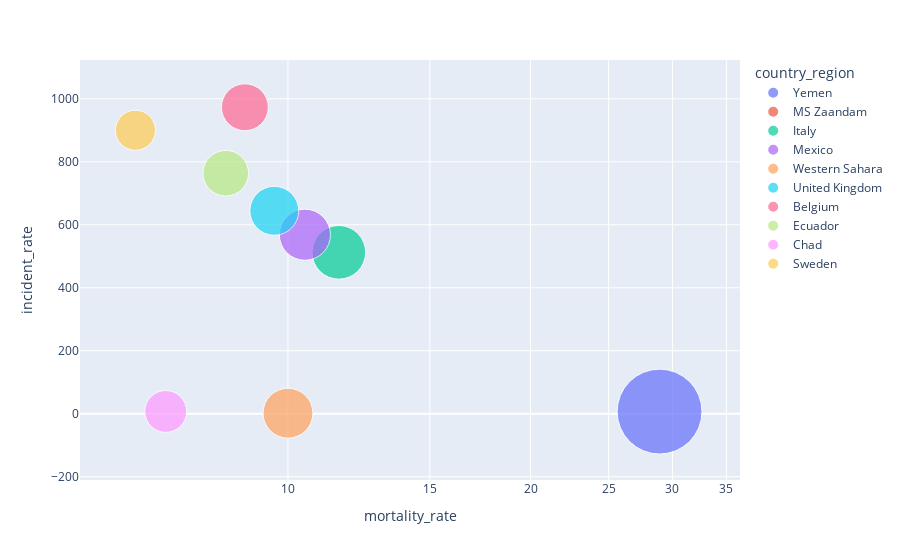

Here is the notebook cell this chart was saved with:
### Code cell
#Mortality Rate
top_10_mortality_rate = country_df.sort_values(by="mortality_rate", ascending=False).head(10)
fig = px.scatter(top_10_mortality_rate, 
                 x="mortality_rate", y="incident_rate",size="mortality_rate", color="country_region",
                 hover_name="country_region", log_x=True, size_max=60)
fig.show()

### Figure 1 — Plotly figure (JSON) as saved in the notebook; plotly's stock layout.template omitted (floating-point values rounded to 4 significant figures)
{"data": [{"hovertemplate": "<b>%{hovertext}</b><br><br>country_region=Yemen<br>mortality_rate=%{marker.size}<br>incident_rate=%{y}<extra></extra>", "hovertext": ["Yemen"], "legendgroup": "Yemen", "marker": {"color": "#636efa", "size": [28.92], "sizemode": "area", "sizeref": 0.008032, "symbol": "circle"}, "mode": "markers", "name": "Yemen", "orientation": "v", "showlegend": true, "type": "scatter", "x": [28.92], "xaxis": "x", "y": [6.806], "yaxis": "y"}, {"hovertemplate": "<b>%{hovertext}</b><br><br>country_region=MS Zaandam<br>mortality_rate=%{marker.size}<br>incident_rate=%{y}<extra></extra>", "hovertext": ["MS Zaandam"], "legendgroup": "MS Zaandam", "marker": {"color": "#EF553B", "size": [22.22], "sizemode": "area", "sizeref": 0.008032, "symbol": "circle"}, "mode": "markers", "name": "MS Zaandam", "orientation": "v", "showlegend": true, "type": "scatter", "x": [22.22], "xaxis": "x", "y": [null], "yaxis": "y"}, {"hovertemplate": "<b>%{hovertext}</b><br><br>country_region=Italy<br>mortality_rate=%{marker.size}<br>incident_rate=%{y}<extra></extra>", "hovertext": ["Italy"], "legendgroup": "Italy", "marker": {"color": "#00cc96", "size": [11.56], "sizemode": "area", "sizeref": 0.008032, "symbol": "circle"}, "mode": "markers", "name": "Italy", "orientation": "v", "showlegend": true, "type": "scatter", "x": [11.56], "xaxis": "x", "y": [512.5], "yaxis": "y"}, {"hovertemplate": "<b>%{hovertext}</b><br><br>country_region=Mexico<br>mortality_rate=%{marker.size}<br>incident_rate=%{y}<extra></extra>", "hovertext": ["Mexico"], "legendgroup": "Mexico", "marker": {"color": "#ab63fa", "size": [10.5], "sizemode": "area", "sizeref": 0.008032, "symbol": "circle"}, "mode": "markers", "name": "Mexico", "orientation": "v", "showlegend": true, "type": "scatter", "x": [10.5], "xaxis": "x", "y": [568.4], "yaxis": "y"}, {"hovertemplate": "<b>%{hovertext}</b><br><br>country_region=Western Sahara<br>mortality_rate=%{marker.size}<br>incident_rate=%{y}<extra></extra>", "hovertext": ["Western Sahara"], "legendgroup": "Western Sahara", "marker": {"color": "#FFA15A", "size": [10], "sizemode": "area", "sizeref": 0.008032, "symbol": "circle"}, "mode": "markers", "name": "Western Sahara", "orientation": "v", "showlegend": true, "type": "scatter", "x": [10], "xaxis": "x", "y": [1.674], "yaxis": "y"}, {"hovertemplate": "<b>%{hovertext}</b><br><br>country_region=United Kingdom<br>mortality_rate=%{marker.size}<br>incident_rate=%{y}<extra></extra>", "hovertext": ["United Kingdom"], "legendgroup": "United Kingdom", "marker": {"color": "#19d3f3", "size": [9.617], "sizemode": "area", "sizeref": 0.008032, "symbol": "circle"}, "mode": "markers", "name": "United Kingdom", "orientation": "v", "showlegend": true, "type": "scatter", "x": [9.617], "xaxis": "x", "y": [644.5], "yaxis": "y"}, {"hovertemplate": "<b>%{hovertext}</b><br><br>country_region=Belgium<br>mortality_rate=%{marker.size}<br>incident_rate=%{y}<extra></extra>", "hovertext": ["Belgium"], "legendgroup": "Belgium", "marker": {"color": "#FF6692", "size": [8.842], "sizemode": "area", "sizeref": 0.008032, "symbol": "circle"}, "mode": "markers", "name": "Belgium", "orientation": "v", "showlegend": true, "type": "scatter", "x": [8.842], "xaxis": "x", "y": [973.3], "yaxis": "y"}, {"hovertemplate": "<b>%{hovertext}</b><br><br>country_region=Ecuador<br>mortality_rate=%{marker.size}<br>incident_rate=%{y}<extra></extra>", "hovertext": ["Ecuador"], "legendgroup": "Ecuador", "marker": {"color": "#B6E880", "size": [8.371], "sizemode": "area", "sizeref": 0.008032, "symbol": "circle"}, "mode": "markers", "name": "Ecuador", "orientation": "v", "showlegend": true, "type": "scatter", "x": [8.371], "xaxis": "x", "y": [763.7], "yaxis": "y"}, {"hovertemplate": "<b>%{hovertext}</b><br><br>country_region=Chad<br>mortality_rate=%{marker.size}<br>incident_rate=%{y}<extra></extra>", "hovertext": ["Chad"], "legendgroup": "Chad", "marker": {"color": "#FF97FF", "size": [7.052], "sizemode": "area", "sizeref": 0.008032, "symbol": "circle"}, "mode": "markers", "name": "Chad", "orientation": "v", "showlegend": true, "type": "scatter", "x": [7.052], "xaxis": "x", "y": [7.166], "yaxis": "y"}, {"hovertemplate": "<b>%{hovertext}</b><br><br>country_region=Sweden<br>mortality_rate=%{marker.size}<br>incident_rate=%{y}<extra></extra>", "hovertext": ["Sweden"], "legendgroup": "Sweden", "marker": {"color": "#FECB52", "size": [6.467], "sizemode": "area", "sizeref": 0.008032, "symbol": "circle"}, "mode": "markers", "name": "Sweden", "orientation": "v", "showlegend": true, "type": "scatter", "x": [6.467], "xaxis": "x", "y": [900.3], "yaxis": "y"}], "layout": {"legend": {"itemsizing": "constant", "title": {"text": "country_region"}, "tracegroupgap": 0}, "margin": {"t": 60}, "xaxis": {"anchor": "y", "domain": [0, 1], "title": {"text": "mortality_rate"}, "type": "log"}, "yaxis": {"anchor": "x", "domain": [0, 1], "title": {"text": "incident_rate"}}}}
